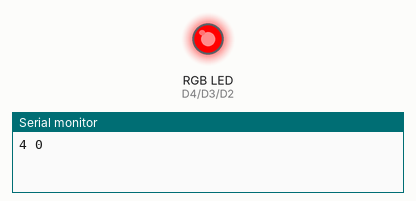
Recording of a program running on a simulated Arduino Uno R4 WiFi. On the bench: an RGB LED mixed from three pins (HIGH = lit), the last lines printed to the serial monitor.

Above: at 0.15 s.
At 0.25 s:
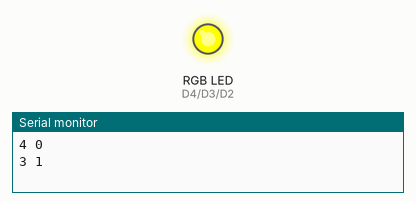
At 0.45 s:
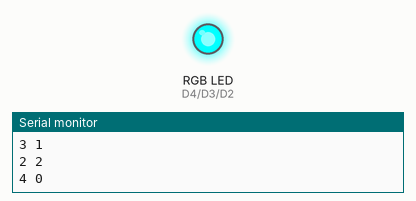
At 1.1 s:
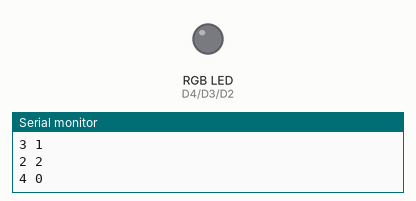
At 2.05 s:
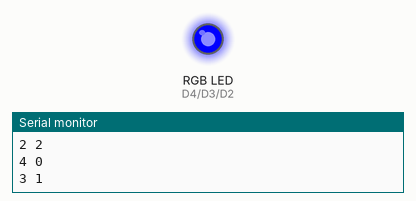
At 3.35 s:
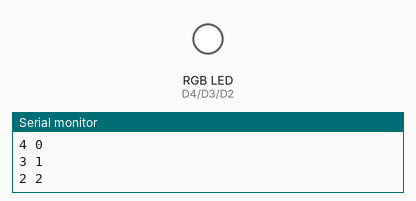
Timing chart, 0 to 3.6 s (numbered marks = the images above):
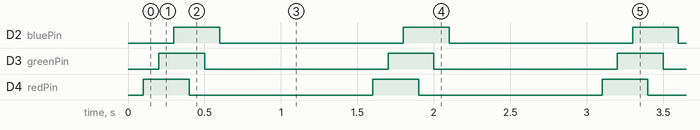

The program:

main.cpp
```cpp
#include <Arduino.h>

int redPin = 4;
int greenPin = 3;
int bluePin = 2;
int rgbPins[] = {redPin, greenPin, bluePin};
int blinkLimit = 500;

int rgbPinsSize = 3;
bool isRgbSequenceStopped = false;
bool isShortLightSequenceStopped = false;
int counter = 0;
int blinkCounter = 0;
unsigned long rgbShortTimeInterval = 100, lightSequenceLongTimeInterval[] = {100, 1000}, curTime2 = 0, prevTime2 = 0, curTime = 0, rgbPrevTime = 0;

void setup() {
  Serial.begin(115200);
  pinMode(redPin, OUTPUT);
  pinMode(greenPin, OUTPUT);
  pinMode(bluePin, OUTPUT);
}

// void loop() {
//   Serial.println("Enter number of blinks:");

//   while (Serial.available() == 0) {}

//   blinkLimit = Serial.parseInt();
//   if (blinkLimit <= 0) {
//     Serial.println("Number of blinks shoulld be greater than 0");
//   } else {
//     Serial.println("Will blink " + String(blinkLimit) + " time(s)");
//     for (int i = 0; i < blinkLimit; i += 1) {
//       Serial.println(i + 1);
//       blinkSequence();
//     }
//   }
// }

// void blinkSequence() {
//   for (int i = 0; i < sizeof(rgbPins) / sizeof(int); i += 1) {
//     for (int j = 0; j < 2; j += 1) {
//       digitalWrite(rgbPins[i], digitalRead(rgbPins[i]) == LOW ? HIGH : LOW);
//       delay(50);
//     }
//   }
//   delay(1000);
// }

void loop() {
  if (counter < blinkLimit) {
    curTime = millis();
    if (curTime - rgbPrevTime >= rgbShortTimeInterval) {
      rgbPrevTime = curTime;
      digitalWrite(rgbPins[blinkCounter], digitalRead(rgbPins[blinkCounter]) == LOW ? isRgbSequenceStopped ? LOW : HIGH : LOW);

      Serial.print(rgbPins[blinkCounter]);
      Serial.print(" ");
      Serial.println(blinkCounter);
      blinkCounter += 1;

      if (blinkCounter > 2) {
        blinkCounter = 0;
      }

      curTime2 = millis();
      if (curTime2 - prevTime2 >= lightSequenceLongTimeInterval[counter % 2] && blinkCounter == 0) {
        prevTime2 = curTime2;
        isRgbSequenceStopped = !isRgbSequenceStopped;
        counter += 1;
        blinkCounter = 0;
      }
    }
  }
}
```

Measured:
- by itself, D2 (bluePin), D3 (greenPin), D4 (redPin): alternates HIGH for 0.30 s and LOW for 1.2 s
- by itself, everything shown: repeats every 1.5 s, in 6 steps
